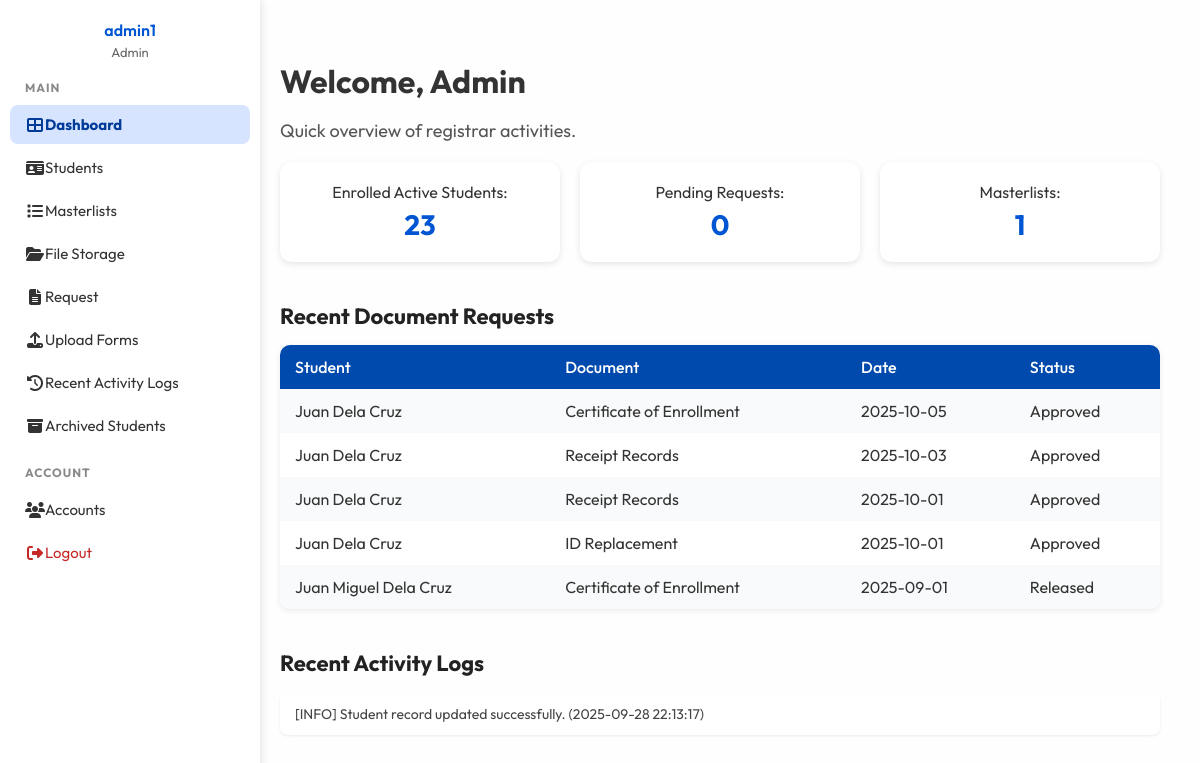
/admin/index.php (signed in), run on an earlier commit of the app's database.
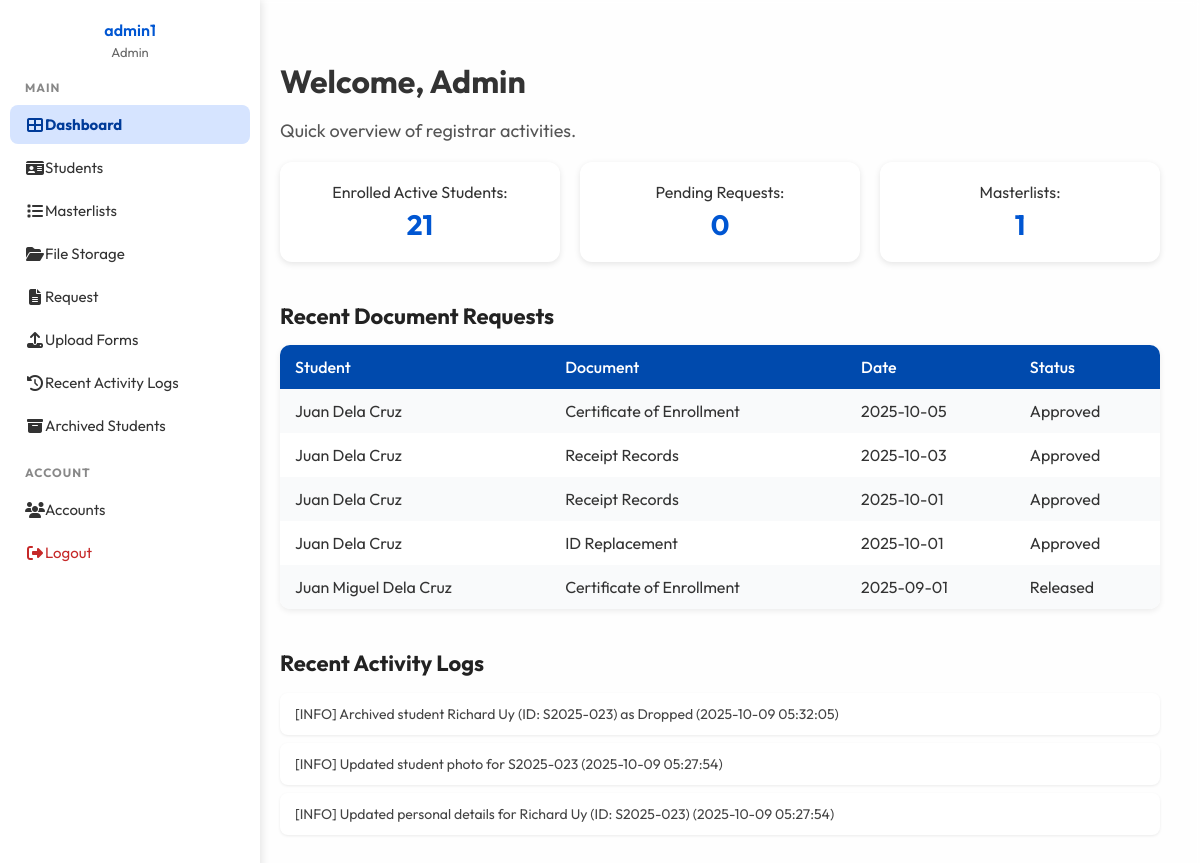
And on a later commit of the database.
### tables this page shows
CREATE TABLE `document_requests` (
  `request_id` int(11) NOT NULL,
  `student_id` varchar(255) DEFAULT NULL,
  `document_type` varchar(255) DEFAULT NULL,
  `notes` text NOT NULL,
  `request_date` date DEFAULT NULL,
  `status` varchar(255) DEFAULT NULL,
  `release_date` date DEFAULT NULL
);

CREATE TABLE `students` (
  `student_id` varchar(255) NOT NULL,
  `user_id` int(11) DEFAULT NULL,
  `first_name` varchar(255) DEFAULT NULL,
  `last_name` varchar(255) DEFAULT NULL,
  `birthdate` date DEFAULT NULL,
  `gender` varchar(255) DEFAULT NULL,
  `program` varchar(50) NOT NULL,
  `year_level` int(11) DEFAULT NULL,
  `section` int(10) NOT NULL,
  `student_status` varchar(255) DEFAULT NULL,
  `photo_path` text DEFAULT NULL,
  `date_registered` date DEFAULT NULL,
  `email` varchar(255) DEFAULT NULL,
  `contact_no` varchar(255) DEFAULT NULL
);

CREATE TABLE `system_logs` (
  `syslog_id` int(11) NOT NULL,
  `level` varchar(255) DEFAULT NULL,
  `message` text DEFAULT NULL,
  `origin` varchar(255) DEFAULT NULL,
  `user_id` int(11) DEFAULT NULL,
  `timestamp` timestamp NOT NULL DEFAULT current_timestamp() ON UPDATE current_timestamp()
);

### admin/index.php (the view, shortened to what this page needs)
<?php
require_once __DIR__ . "/../Database/connection.php";
$res = $conn->query("SELECT COUNT(*) AS total FROM students WHERE student_status = 'Enrolled'");
$studentsCount = $res->fetch_assoc()['total'] ?? 0;
$res = $conn->query("SELECT COUNT(*) AS total FROM document_requests WHERE status = 'Pending'");
$pendingRequests = $res->fetch_assoc()['total'] ?? 0;
$res = $conn->query("SELECT COUNT(*) AS total FROM masterlists");
$masterlistCount = $res->fetch_assoc()['total'] ?? 0;
$recentRequests = $conn->query("
  SELECT r.request_id, r.document_type, r.status, r.request_date, s.first_name, s.last_name
  FROM document_requests r
  LEFT JOIN students s ON r.student_id = s.student_id
  ORDER BY r.request_date DESC
  LIMIT 5
");
$recentLogs = $conn->query("
  SELECT level, message, timestamp
  FROM system_logs
  ORDER BY timestamp DESC
  LIMIT 3
");
?>
<!DOCTYPE html>
<html lang="en">
<head>
  <link rel="stylesheet" href="../components/css/StaffDashboard.css">
</head>
<body>
<?php include 'AdminSidenav.php'; ?>
<div class="container">
  <h1>Welcome, Admin</h1>
  <p>Quick overview of registrar activities.</p>
  <div class="stats">
    <div class="card">Enrolled Active Students: <strong><?= $studentsCount ?></strong></div>
    <div class="card">Pending Requests: <strong><?= $pendingRequests ?></strong></div>
    <div class="card">Masterlists: <strong><?= $masterlistCount ?></strong></div>
  </div>
  <div class="section">
    <h2>Recent Document Requests</h2>
    <table>
      <tr><th>Student</th><th>Document</th><th>Date</th><th>Status</th></tr>
      <?php while ($row = $recentRequests->fetch_assoc()): ?>
        <tr>
          <td><?= htmlspecialchars($row['first_name']." ".$row['last_name']) ?></td>
          <td><?= htmlspecialchars($row['document_type']) ?></td>
          <td><?= htmlspecialchars($row['request_date']) ?></td>
          <td><?= htmlspecialchars($row['status']) ?></td>
        </tr>
      <?php endwhile; ?>
    </table>
  </div>
  <div class="section">
    <h2>Recent Activity Logs</h2>
    <ul>
      <?php while ($log = $recentLogs->fetch_assoc()): ?>
        <li>[<?= $log['level'] ?>] <?= htmlspecialchars($log['message']) ?> (<?= $log['timestamp'] ?>)</li>
      <?php endwhile; ?>
    </ul>
  </div>
</div>
</body>
</html>

What changed in the data, as far as the page shows it:
no longer on this page (row unchanged): system_logs: level "INFO", message "Student record updated successfully.", timestamp "2025-09-28 22:13:17"
added system_logs: level "INFO", message "Archived student Richard Uy (ID: S2025-023) as Dropped", timestamp "2025-10-09 05:32:05"
added system_logs: level "INFO", message "Updated student photo for S2025-023", timestamp "2025-10-09 05:27:54"
added system_logs: level "INFO", message "Updated personal details for Richard Uy (ID: S2025-023)", timestamp "2025-10-09 05:27:54"
Also different on the page:
$studentsCount: "23" → "21"
